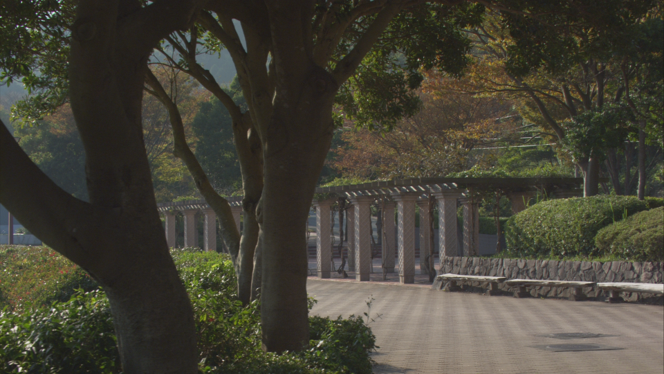
#> input picture HW2_0319/tree.png, 664 x 374 px
$ python HW2_03.py
#> lines starting #> are read from the running program, lines starting #| are printed output that depends on the picture
import cv2 as cv
import numpy as np

# 이미지 불러오기
image = cv.imread('tree.png')
#> image is the input picture: shape (374, 664, 3); mean B, G, R 55.1, 66.8, 69.5

# 이미지 크기
rows, cols = image.shape[:2]
#> rows = 374; cols = 664

# 45도 회전 변환 행렬 생성 (중심: (cols/2, rows/2))
rotation_matrix = cv.getRotationMatrix2D((cols/2, rows/2), 45, 1)

# 이미지 회전
rotated_image = cv.warpAffine(image, rotation_matrix, (cols, rows), flags=cv.INTER_LINEAR)
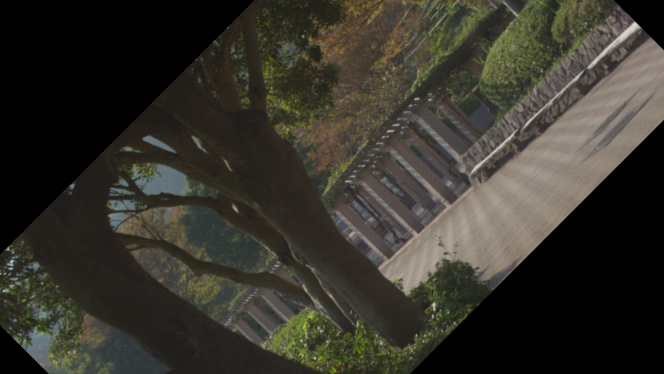
#> rotated_image: shape (374, 664, 3); mean B, G, R 43.8, 51.9, 54.4

# 1.5배 확대
scaled_image = cv.resize(rotated_image, (int(cols*1.5), int(rows*1.5)), interpolation=cv.INTER_LINEAR)

# 결과 비교 출력
cv.imshow('Original', image)
cv.imshow('Rotated & Scaled', scaled_image)
cv.waitKey(0)
cv.destroyAllWindows()

$ run again, with HW2_0319/rose.png copied over HW2_0319/tree.png
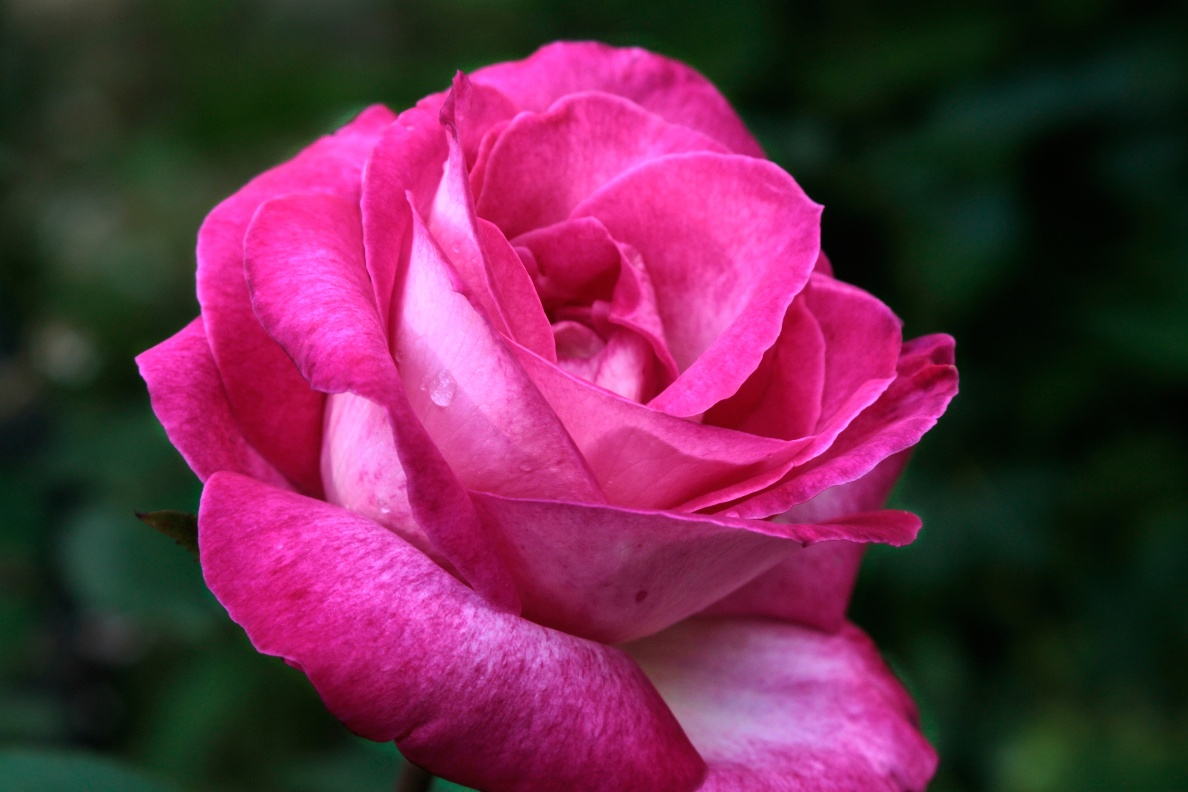
#> input picture HW2_0319/rose.png, 1188 x 792 px
#> image is the input picture: shape (792, 1188, 3); mean B, G, R 74.2, 43.7, 103.8
#> `rotated_image = cv.warpAffine(image, rotation_matrix, (cols, rows), fl..`:
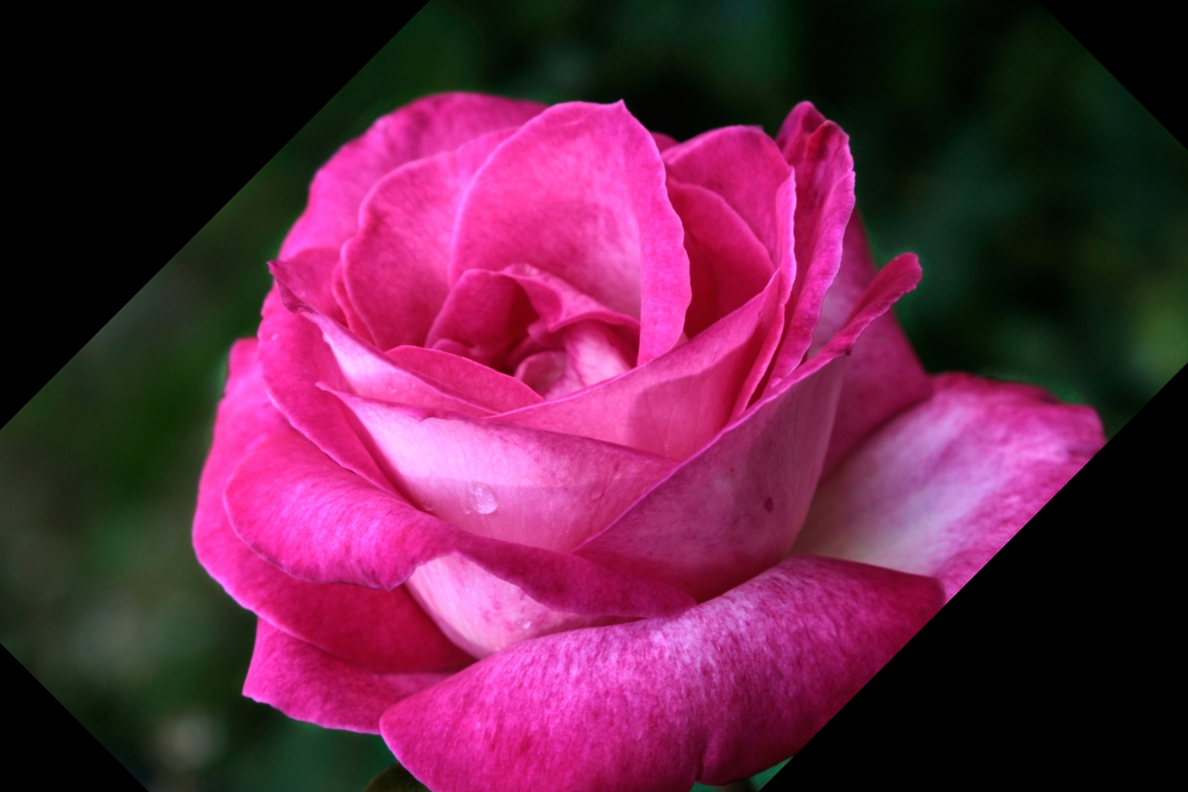
#> rotated_image: shape (792, 1188, 3); mean B, G, R 69.4, 36, 99.9
